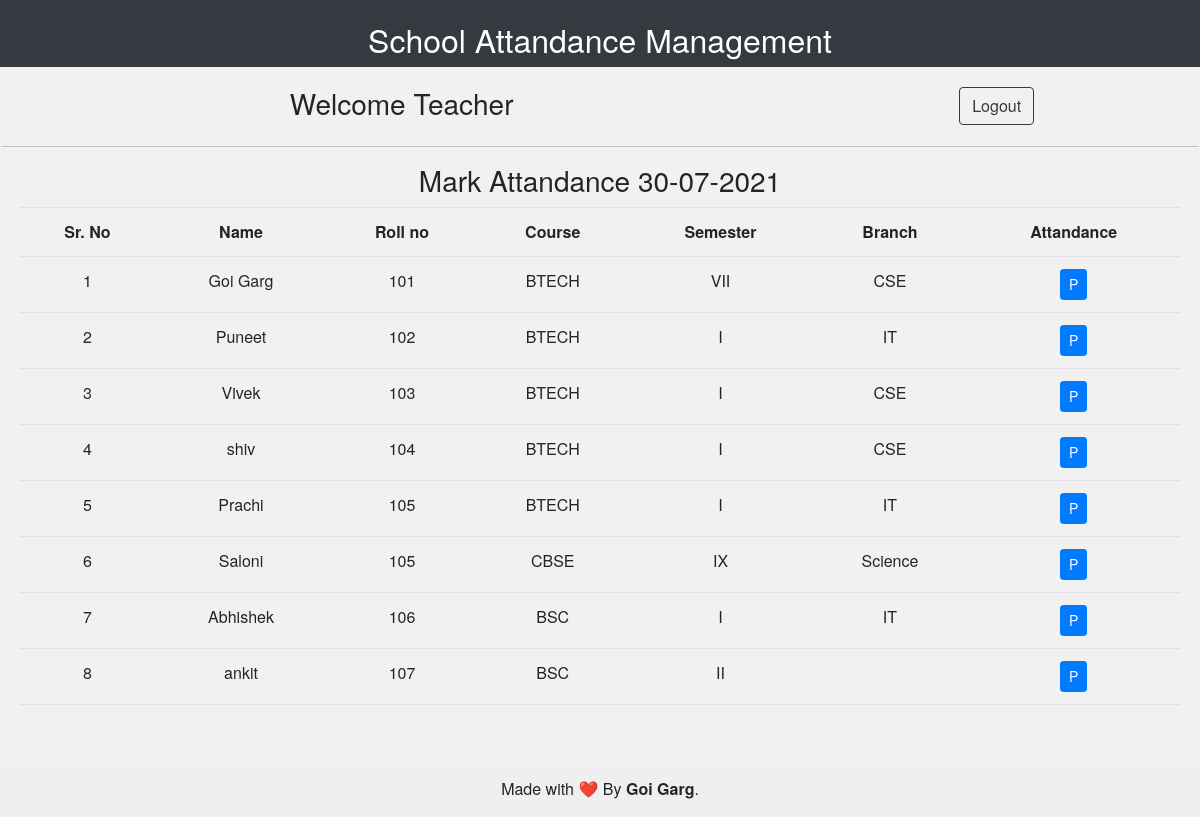
/all-students.php, run on the app's committed database.
### tables this page shows
CREATE TABLE `students` (
  `id` int(11) NOT NULL,
  `name` varchar(128) NOT NULL,
  `roll_no` int(11) NOT NULL,
  `course` varchar(32) NOT NULL,
  `semester` varchar(32) NOT NULL,
  `branch` varchar(32) NOT NULL
);

### classes/Student.php (called while the page is built, shortened)
<?php
class Student {
    public static function getStudents($conn) {
        $sql = "SELECT *,students.id as studentid FROM students";
        $stmt = $conn->prepare($sql);
        if($stmt->execute()) {
            return $stmt->fetchAll(PDO::FETCH_ASSOC);
        }
    }
}

### all-students.php (the view, shortened to what this page needs)
<?php
require 'includes/head.php';
?>
<?php
$db = new Database;
$conn = $db->getConn();
$students = Student::getStudents($conn);
?>
    <section id="table">
        <div class="container-fluid">
            <h3>Mark Attandance 30-07-2021</h3>
        </div>
        <div class="container-fluid">
            <table class="table">
                <tr>
                    <th>Sr. No</th>
                    <th>Name</th>
                    <th>Roll no</th>
                    <th>Course</th>
                    <th>Semester</th>
                    <th>Branch</th>
                    <th>Attandance</th>
                </tr>
                <?php foreach($students as $student): ?>
                <tr>
                    <td><?= $student['id'] ?></td>
                    <td><?= $student['name'] ?></td>
                    <td><?= $student['roll_no'] ?></td>
                    <td><?= $student['course'] ?></td>
                    <td><?= $student['semester'] ?></td>
                    <td><?= $student['branch'] ?></td>
                    <td>
                        <form method="post">
                            <button name="P" value="<?= $student['id'] ?>" class="btn btn-sm btn-primary">P</button>
                        </form>
                    </td>
                </tr>
                <?php endforeach; ?>
            </table>
        </div>
    </section>
<?php
require 'includes/foot.php';
?>

### includes/head.php (shortened to what this page needs)
<?php $dir = dirname($_SERVER['REQUEST_URI']); ?>
<!DOCTYPE html>
<html lang="en">
<head>
    <link href="https://cdn.jsdelivr.net/npm/bootstrap@5.0.2/dist/css/bootstrap.min.css" rel="stylesheet">
    <link rel="stylesheet" href="css/bootstrap.css">
    <link rel="stylesheet" href="css/styles.css">
    <link rel="stylesheet" href="css/foot.css">
</head>
<body>
        <div class="head text-center text-white bg-dark">
            <h2 class="head">
                <a href="<?= $dir; ?>">School Attandance Management</a>
            </h2>
        </div>
    <section id="welcome">
        <div class="container-fluid">
            <div class="row">
                <div class="col-8">
                    <h3>Welcome Teacher</h3>
                </div>
                <div class="col-4">
                    <button class="btn btn-outline-dark">Logout</button>
                </div>
            </div>
        </div>
    </section>
    <hr>

### includes/foot.php (shortened to what this page needs)
<div class="footer">Made with ❤️ By <strong>Goi Garg</strong>.</div>
</body>
</html>

### css/styles.css (style rules this page uses)
* { margin: 0; padding: 0; }
body { background: rgb(241, 241, 241); }
.head { height: 4.2rem; margin-bottom: 20px; padding: 10px; }
.head a { text-decoration: none; color: white; }
hr { border: 1px solid white; }
.container-fluid { text-align: center; margin-bottom: 10px; }
section { padding: 0 5px; }

### css/foot.css (style rules this page uses)
html { height: 100%; box-sizing: border-box; }
*, *:before, *:after { box-sizing: inherit; }
body { position: relative; margin: 0; padding-bottom: 6rem; min-height: 100%; font-family: "Helvetica Neue", Arial, sans-serif; }
.footer { position: absolute; right: 0; bottom: 0; left: 0; padding: 1rem; background-color: #efefef; text-align: center; }

### data on the page
students: id "1", name "Goi Garg", roll_no "101", course "BTECH", semester "VII", branch "CSE"
students: id "2", name "Puneet", roll_no "102", course "BTECH", semester "I", branch "IT"
students: id "3", name "Vivek", roll_no "103", course "BTECH", semester "I", branch "CSE"
students: id "4", name "shiv", roll_no "104", course "BTECH", semester "I", branch "CSE"
students: id "5", name "Prachi", roll_no "105", course "BTECH", semester "I", branch "IT"
students: id "6", name "Saloni", roll_no "105", course "CBSE", semester "IX", branch "Science"
students: id "7", name "Abhishek", roll_no "106", course "BSC", semester "I", branch "IT"
students: id "8", name "ankit", roll_no "107", course "BSC", semester "II"
